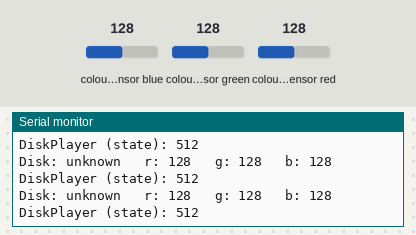
This program was run on a simulated Arduino Nano, built with avr-gcc and run on an emulated ATmega328P. Parts: the last lines printed to the serial monitor. The inputs (shaded band) are chosen by the test bench; at power-on: colour sensor blue 128, colour sensor green 128, colour sensor red 128. The audio player accepts every command and is not drawn.

Above: at 1.7 s.
1.8 s: colour sensor blue set to 5
At 2.11 s:
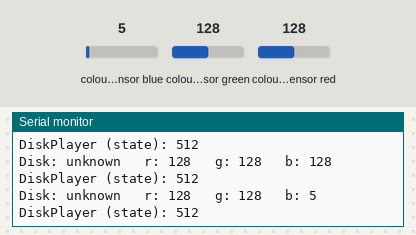
3.3 s: colour sensor green set to 5
At 3.56 s:
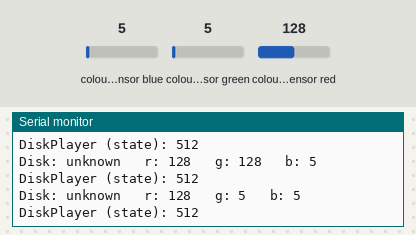
4.8 s: colour sensor red set to 5
At 5.19 s:
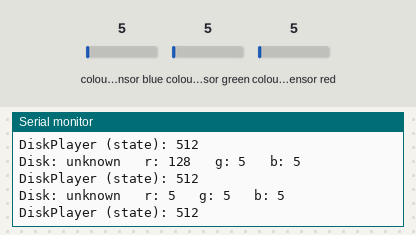

Measured:
- after the input at 1.8 s, the serial monitor: prints a new line after 0.14 s (image 1)
- after the input at 3.3 s, the serial monitor: prints a new line after 0.10 s (image 2)
- after the input at 4.8 s, the serial monitor: prints a new line after 0.23 s (image 3)

The program:

main.cpp
```cpp
#include <Arduino.h>
#include <SoftwareSerial.h>
#include <DFRobotDFPlayerMini.h>
#include "disk_reader.h"

#ifdef DEBUG
  #define DEBUG(x) x
#else
  #define DEBUG(x) ((void)0)
#endif

void fatalError(String err);

DiskReader disk;
SoftwareSerial DiskPlayerSerial(8, 9);
DFRobotDFPlayerMini DiskPlayer;
bool isPlaying;

void setup() {
  // Start with LED off. If on, there's error
  digitalWrite(LED_BUILTIN, LOW);

  // Enable serial only when we're in debug
  DEBUG(Serial.begin(9600));
  DEBUG(while(!Serial));
  DEBUG(Serial.println("Initalizing..."));

  // Connect mp3 player
  DiskPlayerSerial.begin(9600);
  while(!DiskPlayerSerial);
  isPlaying = false;
  if (!DiskPlayer.begin(DiskPlayerSerial))
    fatalError("Unable to initialize mp3 disk player.");

  // Connect to the light sensor
  if (!disk.begin())
    fatalError("Unable to initialize disk reader");

  //DiskPlayer.enableDAC();
  //DiskPlayer.EQ(DFPLAYER_EQ_POP);
  //DiskPlayer.outputSetting(true, 15);
  DiskPlayer.volume(20);
}

void loop() {
  DEBUG(
    // For calibration
    char buf[512];
    rgb_type rgb = disk.readRawDisk();
    sprintf(buf, "\t r: %d\t g: %d\t b: %d", rgb.r, rgb.g, rgb.b);
  );

  disk_type d = disk.readDisk();

  DEBUG(
    Serial.print("Disk: ");
    Serial.print(toString(d));
    Serial.println(buf);
    Serial.print("DiskPlayer (state): ");
    Serial.println(DiskPlayer.readState());
  );

  if (d.file_id > -1) { // This disk has an associated mp3 file
    if (!isPlaying) {
      DEBUG(Serial.println("Playing song..."));
      DiskPlayer.playMp3Folder(d.file_id);
      isPlaying = true;
    }
  }
  else {
    if (isPlaying)
    {
      DEBUG(Serial.println("Pausing song..."));
      DiskPlayer.pause();
      isPlaying = false;
    }
  }
}

//////////// Helpers ////////////
void fatalError(String err) {
  // print to console if debug
  DEBUG(Serial.println(err));
  // turn on onboard LED
  digitalWrite(LED_BUILTIN, HIGH);
  // loop forever, we can't recover
  while(1);
}
```

disk.h
```cpp
#ifndef __DISK_H__
#define __DISK_H__

#include <Arduino.h>

struct range_type {
  uint8_t min, max;
};

/**
 * Defines an individual disk
 */
struct disk_type {
    const char * name;
    range_type r, g, b;
    int file_id;

    bool operator==(const disk_type &rhs) const;
    bool operator!=(const disk_type &rhs) const;
};

/**
 * Holds all possible disks
 */
class Disk {
public:
  static const disk_type unknown;
  static const disk_type blueWait;
  static const disk_type greenCat;
  static const disk_type purpleMall;
  static const disk_type purpleMellohi;
  static const disk_type redBlocks;
  static const disk_type redChirp;

  static const disk_type disks[7];
};

/**
 * Returns the string associated with a Disk type
 */
String toString(disk_type disk);

#endif
```

disk_player.h
```cpp
#ifndef __DISK_PLAYER_H__
#define __DISK_PLAYER_H__

#include <Arduino.h>
#include <SoftwareSerial.h>
#include <DFRobotDFPlayerMini.h>
#include "disk.h"

/// SoftwareSerial recieve pin
#ifndef DISKPLAYER_RX_PIN
#define DISKPLAYER_RX_PIN 8
#endif
/// SoftwareSerial transmit pin
#ifndef DISKPLAYER_TX_PIN
#define DISKPLAYER_TX_PIN 9
#endif

class DiskPlayer
{
public:
    /**
     * DiskPlayer abstracts the music player information
     */
    DiskPlayer();

    /**
     * Initializes internal sensor connections. Must be called before
     * a DiskPlayer instance is useable.
     *
     * @return true if init successful, else false
     */
    bool begin();

    /**
     * Plays the file associated with the @param disk object
     *
     * @return true if disk is valid and playable, else false
     */
    bool play(Disk disk);

private:
    SoftwareSerial serial;
    DFRobotDFPlayerMini player;

    bool init;
};

#endif
```

disk_reader.h
```cpp
#ifndef __DISK_READER_H__
#define __DISK_READER_H__

#include <Arduino.h>
#include <SPI.h>
#include <Adafruit_TCS34725.h>
#include "disk.h"

struct rgb_type {
  rgb_type(uint8_t _r = 0, uint8_t _g = 0, uint8_t _b = 0) :
    r(_r), g(_g), b(_b) {}
  uint8_t r;
  uint8_t g;
  uint8_t b;
};

class DiskReader {
  public:
  /**
   * DiskReader abstracts the disk information for the jukebox
   */
  DiskReader();

  /**
   * Must be called before DiskReader is usable. Init's everything
   *
   * @return true if init successful, else false
   */
  bool begin();

  /**
   * Returns the raw 24-bit RGB of the inserted disk. This value is
   * helpful when calibrating the values associated with Disk enumerators.
   *
   * @return Decimal representation of the inserted disk
   */
  rgb_type readRawDisk();

  /**
   * Reads the color of the inserted disk and retrieves the instance of
   * disk_type that represents the disk
   *
   * @return disk_type
   */
  disk_type readDisk();

  protected:
  /**
   * Determins the instance of disk_type associated with given RGB code
   *
   * @param rgb_type The RGB value
   * @return disk_type
   */
  disk_type rgbToDisk(rgb_type rgb);

  private:
  Adafruit_TCS34725 sensor;
  bool init;
};

#endif
```

disk.cpp
```cpp
#include "disk.h"

const disk_type Disk::unknown = {"unknown", .r = {55,60}, .g = {85,90}, .b = {85,90}, .file_id = -1};
const disk_type Disk::blueWait = {"blueWait", .r = {43,47}, .g = {77,82}, .b = {115,119}, .file_id = 1};
const disk_type Disk::greenCat = {"greenCat", .r = {65,70}, .g = {104,111}, .b = {57,65}, .file_id = 2};
const disk_type Disk::purpleMall = {"purpleMall", .r = {51, 57}, .g = {70,75}, .b = {112, 117}, .file_id = 3};
const disk_type Disk::purpleMellohi = {"purpleMellohi", .r = {66, 71}, .g = {65, 69}, .b = {103, 108}, .file_id = 4};
const disk_type Disk::redBlocks = {"redBlocks", .r = {133, 139}, .g = {56, 61}, .b = {49, 53}, .file_id = 5};
const disk_type Disk::redChirp = {"redChirp", .r = {117, 145}, .g = {50, 64}, .b = {52, 62}, .file_id = 6};

const disk_type Disk::disks[] = {
  Disk::unknown,
  Disk::blueWait,
  Disk::greenCat,
  Disk::purpleMall,
  Disk::purpleMellohi,
  Disk::redBlocks,
  Disk::redChirp,
};

bool disk_type::operator==(const disk_type &rhs) const
{
  if (strcmp(this->name, rhs.name))
    return true;
}

bool disk_type::operator!=(const disk_type &rhs) const
{
  return !(*this == rhs);
}

String toString(disk_type disk)
{
  return disk.name;
}
```

disk_player.cpp
```cpp
#include "disk_player.h"

DiskPlayer::DiskPlayer()
    : serial(DISKPLAYER_RX_PIN, DISKPLAYER_TX_PIN),
    init(false)
{}

bool DiskPlayer::begin() {
    serial.begin(9600);
    if (!player.begin(serial))
        return false;

    player.volume(15);

    init = true;
    return true;
}

bool DiskPlayer::play(Disk disk) {
    return true;
}
```

disk_reader.cpp
```cpp
#include "disk_reader.h"

DiskReader::DiskReader()
  : sensor(TCS34725_INTEGRATIONTIME_614MS, TCS34725_GAIN_1X),
    init(false)
{}

bool DiskReader::begin()
{
  if (!sensor.begin())
    return false;

  init = true;
  return init;
}

rgb_type DiskReader::readRawDisk()
{
  if (!init) return -1;

  float r, g, b;

  sensor.setInterrupt(false);
  delay(30);
  sensor.getRGB(&r, &g, &b);
  sensor.setInterrupt(true);

  return {
    static_cast<uint8_t>(r),
    static_cast<uint8_t>(g),
    static_cast<uint8_t>(b)
  };
}

disk_type DiskReader::readDisk()
{
  rgb_type rgb = readRawDisk();
  return rgbToDisk(rgb);
}

disk_type DiskReader::rgbToDisk(rgb_type rgb)
{
  for (const auto & d : Disk::disks) {
    if (d.r.min <= rgb.r && d.r.max >= rgb.r) {
      if (d.g.min <= rgb.g && d.g.max >= rgb.g) {
        if (d.b.min <= rgb.b && d.b.max >= rgb.b) {
          return d;
        }
      }
    }
  }
  return Disk::unknown;
}
```
